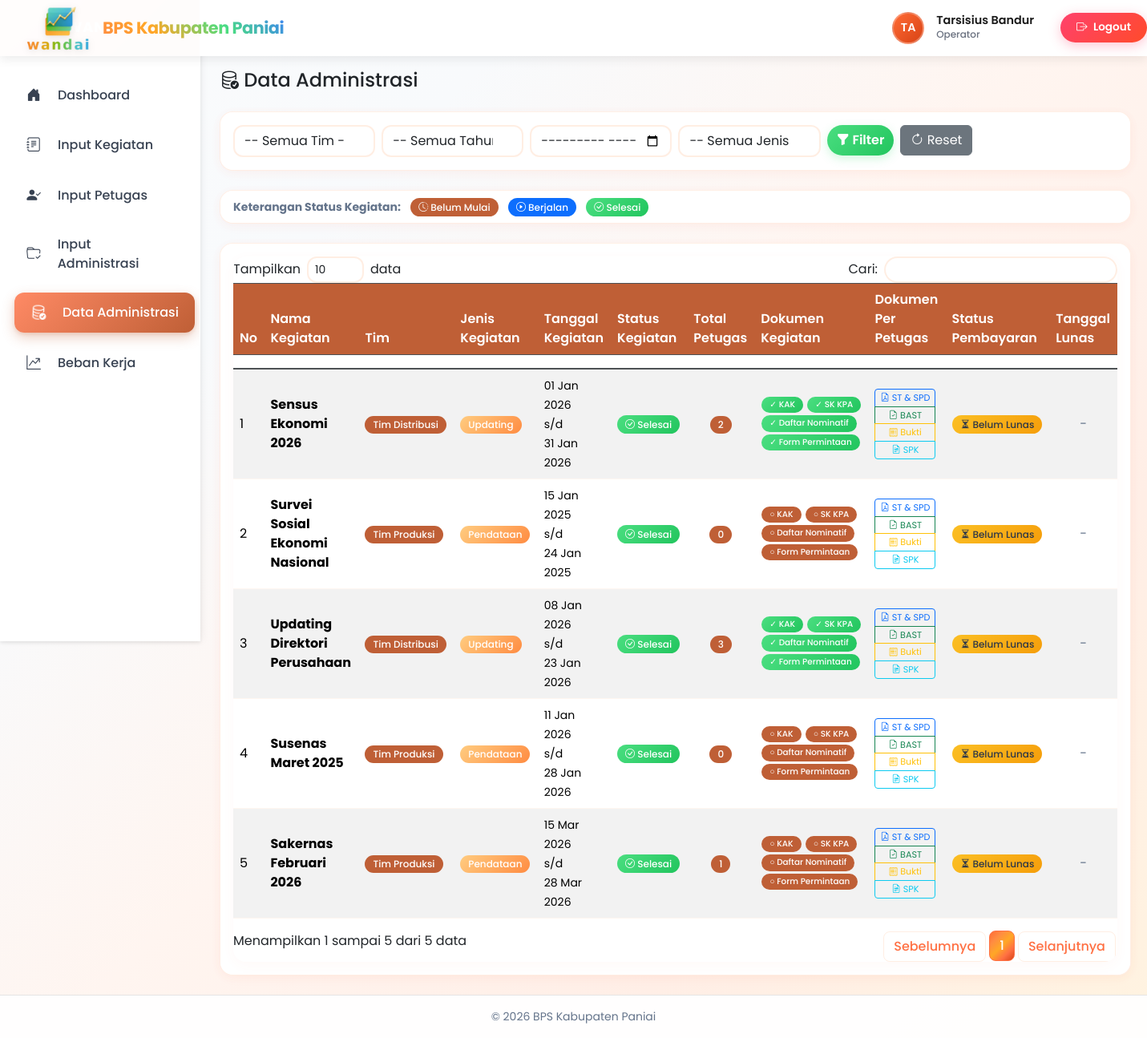
The page /index.php?controller=administrasi&context=data (signed in) on the database its author committed.
### tables this page shows
CREATE TABLE `kegiatan_detail` (
  `id` int(11) NOT NULL,
  `team_id` int(11) DEFAULT NULL,
  `nama_kegiatan` varchar(500) NOT NULL,
  `master_id` int(11) DEFAULT NULL,
  `jenis_kegiatan` varchar(255) DEFAULT NULL,
  `tanggal_mulai` date DEFAULT NULL,
  `tanggal_selesai` date DEFAULT NULL,
  `rentang_waktu_mulai` date DEFAULT NULL,
  `rentang_waktu_selesai` date DEFAULT NULL,
  `satuan` varchar(100) DEFAULT NULL,
  `komentar` text DEFAULT NULL,
  `program` varchar(255) DEFAULT NULL,
  `output` varchar(255) DEFAULT NULL,
  `komponen` varchar(255) DEFAULT NULL,
  `honor_satuan` decimal(15,2) DEFAULT NULL COMMENT 'Honor per satuan untuk mitra (Rp)',
  `edited_by` int(11) DEFAULT NULL,
  `penanggung_jawab_user_id` int(11) DEFAULT NULL,
  `bast_berbarengan` tinyint(1) NOT NULL DEFAULT 0 COMMENT 'Untuk Pendataan: 1=BAST gabungan dgn Updating/Listing, 0=terpisah',
  `created_at` timestamp NULL DEFAULT current_timestamp(),
  `updated_at` timestamp NULL DEFAULT current_timestamp() ON UPDATE current_timestamp(),
  `status_pembayaran` enum('belum_lunas','lunas') DEFAULT 'belum_lunas',
  `catatan_pembayaran` text DEFAULT NULL,
  `pembayaran_updated_by` int(11) DEFAULT NULL,
  `pembayaran_updated_at` timestamp NULL DEFAULT NULL,
  `paid_at` datetime DEFAULT NULL,
  `completed_at` datetime DEFAULT NULL,
  `catatan_operator_tim` text DEFAULT NULL,
  `catatan_kepala` text DEFAULT NULL,
  `catatan_ppk` text DEFAULT NULL,
  `catatan_bendahara` text DEFAULT NULL,
  `operator_tim_verified_by` int(11) UNSIGNED DEFAULT NULL,
  `operator_tim_verified_at` datetime DEFAULT NULL,
  `kepala_verified_by` int(11) UNSIGNED DEFAULT NULL,
  `kepala_verified_at` datetime DEFAULT NULL,
  `ppk_verified_by` int(11) UNSIGNED DEFAULT NULL,
  `ppk_verified_at` datetime DEFAULT NULL,
  `bendahara_verified_by` int(11) UNSIGNED DEFAULT NULL,
  `bendahara_verified_at` datetime DEFAULT NULL,
  `admin_override` tinyint(1) DEFAULT 0,
  `admin_override_by` int(11) UNSIGNED DEFAULT NULL,
  `admin_override_at` datetime DEFAULT NULL,
  `sent_to_kepala_at` datetime DEFAULT NULL,
  `sent_by` int(11) UNSIGNED DEFAULT NULL,
  `sk_kpa_gabung_po` tinyint(1) NOT NULL DEFAULT 0 COMMENT 'SK KPA Pendataan+Pengolahan digabung (1=ya, 0=tidak)',
  `periode` enum('Tahunan','Semesteran','Triwulanan','Bulanan') NOT NULL DEFAULT 'Tahunan' COMMENT 'Periode kegiatan'
);

### views/administrasi/index.php (the view, shortened to what the rows shown need)
<?php
include __DIR__ . '/../layouts/header.php';
$roleId = $_SESSION['user']['role_id'] ?? 4;
$roleMap = [1 => 'admin', 2 => 'ppk', 3 => 'bendahara', 4 => 'operator', 5 => 'kepala', 6 => 'kasubbag'];
$role = $roleMap[$roleId] ?? 'operator';
$isAdmin = ($roleId == 1);
$isBendahara = ($role === 'bendahara');
$canManagePayment = ($isBendahara || $isAdmin);
?>
<div class="d-flex">
    <?php include __DIR__ . '/../layouts/sidebar.php'; ?>
  <div class="flex-grow-1">
    <div class="content-wrapper">
      <div class="card shadow-sm">
        <div class="card-body">
          <?php if (empty($administrasi)): ?>
            <div class="text-center py-5">
              <i class="bi bi-inbox display-4 text-muted"></i>
              <?php if (($role ?? '') == 'mitra'): ?>
                <h5 class="mt-3 text-muted">Belum ada dokumen administrasi yang Anda upload</h5>
                <p class="text-muted">Klik menu "Input Administrasi" untuk mengunggah dokumen pertama Anda</p>
                <a href="index.php?controller=administrasi&action=form" class="btn btn-primary">
                  <i class="bi bi-plus-circle"></i> Upload Dokumen
                </a>
              <?php elseif ($context === 'verifikasi' || ($role ?? '') == 'bendahara'): ?>
                <h5 class="mt-3 text-muted">Belum ada dokumen yang perlu diverifikasi pembayaran</h5>
                <p class="text-muted">Dokumen akan muncul setelah PPK melakukan approve</p>
              <?php elseif ($context === 'data'): ?>
                <h5 class="mt-3 text-muted">Belum ada kegiatan yang ditemukan</h5>
                <p class="text-muted">Silakan tambahkan kegiatan melalui menu "Input Kegiatan" atau ubah filter pencarian</p>
              <?php elseif (($role ?? '') == 'ppk'): ?>
                <h5 class="mt-3 text-muted">Belum ada dokumen yang perlu diverifikasi</h5>
                <p class="text-muted">Dokumen akan muncul setelah ada yang diupload</p>
              <?php else: ?>
                <h5 class="mt-3 text-muted">Belum ada data administrasi</h5>
                <p class="text-muted">Data akan muncul setelah ada dokumen yang diupload</p>
              <?php endif; ?>
            </div>
          <?php else: ?>
            <div class="table-responsive">
            <table class="table table-bordered table-striped table-hover align-middle" id="datatable">
              <thead class="table-dark">
                <tr>
                  <th>No</th>
                  <th>Nama Kegiatan</th>
                  <th>Tim</th>
                  <th>Jenis Kegiatan</th>
                  <?php if ($context === 'data'): ?>
                    <th>Tanggal Kegiatan</th>
                    <th>Status Kegiatan</th>
                  <?php endif; ?>
                  <th>Total Petugas</th>
                  <th>Dokumen Kegiatan</th>
                  <th>Dokumen Per Petugas</th>
                  <th><?= ($context === 'verifikasi') ? 'Verifikasi Pembayaran' : 'Status Pembayaran' ?></th>
                  <th>Tanggal Lunas</th>
                </tr>
              </thead>
              <tbody>
                <?php
                $no = 1;
                foreach ($administrasi as $item):
                  $verifikasiStatus = $item['verifikasi_status'] ?? null;
                  $hasKAK = !empty($item['has_kak']);
                  $hasSKKPA = !empty($item['has_sk_kpa']);
                  $hasDaftarNominatif = !empty($item['has_daftar_nominatif']);
                  $hasFormPermintaan = !empty($item['has_form_permintaan']);
                  $isLunas = ($verifikasiStatus === 'completed');
                  $statusKegiatan = $item['status_kegiatan'] ?? '';
                  $kegiatanIdForDetail = $item['kegiatan_detail_id'] ?? $item['id'] ?? null;
                ?>
                  <tr class="<?= $isLunas ? 'table-success' : '' ?>">
                    <td><?= $no++ ?></td>
                    <td><strong><?= htmlspecialchars($item['nama_kegiatan']) ?></strong></td>
                    <td>
                      <span class="badge bg-secondary"><?= htmlspecialchars($item['team_name'] ?? '-') ?></span>
                    </td>
                    <td>
                      <span class="badge bg-info"><?= htmlspecialchars($item['jenis_kegiatan']) ?></span>
                    </td>
                    <?php if ($context === 'data'): ?>
                      <td>
                        <?php if (!empty($item['tanggal_mulai']) && !empty($item['tanggal_selesai'])): ?>
                          <small>
                            <?= date('d M Y', strtotime($item['tanggal_mulai'])) ?><br>
                            s/d<br>
                            <?= date('d M Y', strtotime($item['tanggal_selesai'])) ?>
                          </small>
                        <?php else: ?>
                          <span class="text-muted">-</span>
                        <?php endif; ?>
                      </td>
                      <td>
                        <?php if ($statusKegiatan === 'sedang_berlangsung'): ?>
                          <span class="badge bg-primary"><i class="bi bi-play-circle"></i> Berjalan</span>
                        <?php elseif ($statusKegiatan === 'selesai'): ?>
                          <span class="badge bg-success"><i class="bi bi-check-circle"></i> Selesai</span>
                        <?php elseif ($statusKegiatan === 'belum_mulai'): ?>
                          <span class="badge bg-secondary"><i class="bi bi-clock-history"></i> Belum Mulai</span>
                        <?php else: ?>
                          <span class="badge bg-light text-dark border">-</span>
                        <?php endif; ?>
                      </td>
                    <?php endif; ?>
                    <td class="text-center">
                      <span class="badge bg-dark"><?= $item['total_petugas'] ?? '-' ?></span>
                    </td>
                    <td>
                      <div style="font-size: 0.75rem;">
                        <button type="button" class="btn btn-sm p-0 border-0 btn-view-dokumen-kegiatan"
                                data-kegiatan-id="<?= $kegiatanIdForDetail ?>"
                                data-jenis="kak"
                                data-has-file="<?= $hasKAK ? '1' : '0' ?>"
                                title="<?= $hasKAK ? 'Lihat KAK' : 'KAK belum ada' ?>">
                          <span class="badge <?= $hasKAK ? 'bg-success' : 'bg-secondary' ?>" style="font-size:0.65rem; padding:2px 5px; margin:1px; cursor:pointer;"><?= $hasKAK ? '✓' : '○' ?> KAK</span>
                        </button>
                        <button type="button" class="btn btn-sm p-0 border-0 btn-view-dokumen-kegiatan"
                                data-kegiatan-id="<?= $kegiatanIdForDetail ?>"
                                data-jenis="sk_kpa"
                                data-has-file="<?= $hasSKKPA ? '1' : '0' ?>"
                                title="<?= $hasSKKPA ? 'Lihat SK KPA' : 'SK KPA belum ada' ?>">
                          <span class="badge <?= $hasSKKPA ? 'bg-success' : 'bg-secondary' ?>" style="font-size:0.65rem; padding:2px 5px; margin:1px; cursor:pointer;"><?= $hasSKKPA ? '✓' : '○' ?> SK KPA</span>
                        </button><br>
                        <button type="button" class="btn btn-sm p-0 border-0 btn-view-dokumen-kegiatan"
                                data-kegiatan-id="<?= $kegiatanIdForDetail ?>"
                                data-jenis="daftar_nominatif"
                                data-has-file="<?= $hasDaftarNominatif ? '1' : '0' ?>"
                                title="<?= $hasDaftarNominatif ? 'Lihat Nominatif' : 'Nominatif belum ada' ?>">
                          <span class="badge <?= $hasDaftarNominatif ? 'bg-success' : 'bg-secondary' ?>" style="font-size:0.65rem; padding:2px 5px; margin:1px; cursor:pointer;"><?= $hasDaftarNominatif ? '✓' : '○' ?> Daftar Nominatif</span>
                        </button>
                        <button type="button" class="btn btn-sm p-0 border-0 btn-view-dokumen-kegiatan"
                                data-kegiatan-id="<?= $kegiatanIdForDetail ?>"
                                data-jenis="form_permintaan"
                                data-has-file="<?= $hasFormPermintaan ? '1' : '0' ?>"
                                title="<?= $hasFormPermintaan ? 'Lihat Form' : 'Form belum ada' ?>">
                          <span class="badge <?= $hasFormPermintaan ? 'bg-success' : 'bg-secondary' ?>" style="font-size:0.65rem; padding:2px 5px; margin:1px; cursor:pointer;"><?= $hasFormPermintaan ? '✓' : '○' ?> Form Permintaan</span>
                        </button>
                      </div>
                    </td>
                    <td>
                      <?php
                        $kegiatanIdForDetail = $item['kegiatan_detail_id'] ?? $item['id'];
                      ?>
                      <div class="btn-group-vertical btn-group-sm">
                        <button type="button" class="btn btn-outline-primary btn-sm btn-view-dokumen-petugas"
                                data-kegiatan-id="<?= $kegiatanIdForDetail ?>"
                                data-kegiatan-nama="<?= htmlspecialchars($item['nama_kegiatan']) ?>"
                                title="Lihat Dokumen Petugas (ST & SPD, BAST, Bukti, SPK)">
                          <i class="bi bi-file-earmark-pdf"></i> ST & SPD
                        </button>
                        <button type="button" class="btn btn-outline-success btn-sm btn-view-dokumen-petugas"
                                data-kegiatan-id="<?= $kegiatanIdForDetail ?>"
                                data-kegiatan-nama="<?= htmlspecialchars($item['nama_kegiatan']) ?>"
                                data-jenis="bast"
                                title="Lihat BAST">
                          <i class="bi bi-file-earmark-check"></i> BAST
                        </button>
                        <button type="button" class="btn btn-outline-warning btn-sm btn-view-dokumen-petugas"
                                data-kegiatan-id="<?= $kegiatanIdForDetail ?>"
                                data-kegiatan-nama="<?= htmlspecialchars($item['nama_kegiatan']) ?>"
                                data-jenis="bukti"
                                title="Lihat Bukti Pengeluaran">
                          <i class="bi bi-receipt"></i> Bukti
                        </button>
                        <button type="button" class="btn btn-outline-info btn-sm btn-view-dokumen-petugas"
                                data-kegiatan-id="<?= $kegiatanIdForDetail ?>"
                                data-kegiatan-nama="<?= htmlspecialchars($item['nama_kegiatan']) ?>"
                                data-jenis="spk"
                                title="Lihat SPK / Kontrak">
                          <i class="bi bi-file-earmark-richtext"></i> SPK
                        </button>
                      </div>
                    </td>
                    <td class="text-center">
                      <?php
                        $sbStatus = $item['status_bendahara'] ?? null;
                        $isLunasSimple = ($verifikasiStatus === 'completed') || ($sbStatus === 'approved');
                        $adminId = $item['id'] ?? null;
                      ?>
                      <?php if ($canManagePayment && $adminId): ?>
                        <select class="form-select form-select-sm status-pembayaran-select"
                                data-id="<?= (int)$adminId ?>">
                          <option value="belum_lunas" <?= !$isLunasSimple ? 'selected' : '' ?>>Belum Lunas</option>
                          <option value="lunas" <?= $isLunasSimple ? 'selected' : '' ?>>Lunas</option>
                        </select>
                      <?php else: ?>
                        <?php if ($isLunasSimple): ?>
                          <span class="badge bg-success"><i class="bi bi-check-circle-fill"></i> Lunas</span>
                        <?php else: ?>
                          <span class="badge bg-warning text-dark"><i class="bi bi-hourglass-split"></i> Belum Lunas</span>
                        <?php endif; ?>
                      <?php endif; ?>
                    </td>
                    <td class="text-center">
                      <?php
                        $tanggalLunasDisplay = $item['verified_bendahara_at']
                                           ?? $item['tanggal_lunas']
                                           ?? null;
                        $isLunasForDate = $isLunasSimple;
                      ?>
                      <?php if ($isLunasForDate && $tanggalLunasDisplay): ?>
                        <small class="text-success fw-bold"><?= date('d M Y', strtotime($tanggalLunasDisplay)) ?></small><br>
                        <small class="text-muted"><?= date('H:i', strtotime($tanggalLunasDisplay)) ?></small>
                      <?php else: ?>
                        <span class="text-muted">-</span>
                      <?php endif; ?>
                    </td>
                  </tr>
                <?php endforeach; ?>
              </tbody>
            </table>
            </div>
          <?php endif; ?>
        </div>
      </div>
    </div>
  </div>
</div>
<?php include __DIR__ . '/../layouts/footer.php'; ?>

### rows shown on the page
kegiatan_detail: nama_kegiatan "Sensus Ekonomi 2026", team_name "Tim Distribusi", jenis_kegiatan "Updating", rentang_waktu_mulai "01 Jan 2026", rentang_waktu_selesai "31 Jan 2026", total_petugas "2"
kegiatan_detail: nama_kegiatan "Survei Sosial Ekonomi Nasional", team_name "Tim Produksi", jenis_kegiatan "Pendataan", rentang_waktu_mulai "15 Jan 2025", rentang_waktu_selesai "24 Jan 2025", total_petugas "0"
kegiatan_detail: nama_kegiatan "Updating Direktori Perusahaan", team_name "Tim Distribusi", jenis_kegiatan "Updating", rentang_waktu_mulai "08 Jan 2026", rentang_waktu_selesai "23 Jan 2026", total_petugas "3"
kegiatan_detail: nama_kegiatan "Susenas Maret 2025", team_name "Tim Produksi", jenis_kegiatan "Pendataan", rentang_waktu_mulai "11 Jan 2026", rentang_waktu_selesai "28 Jan 2026", total_petugas "0"
kegiatan_detail: nama_kegiatan "Sakernas Februari 2026", team_name "Tim Produksi", jenis_kegiatan "Pendataan", rentang_waktu_mulai "15 Mar 2026", rentang_waktu_selesai "28 Mar 2026", total_petugas "1"

### other values the page prints
substr($name, 0, 2) "TA"
$name "Tarsisius Bandur"
$role "Operator"
$pageTitle "Data Administrasi"
